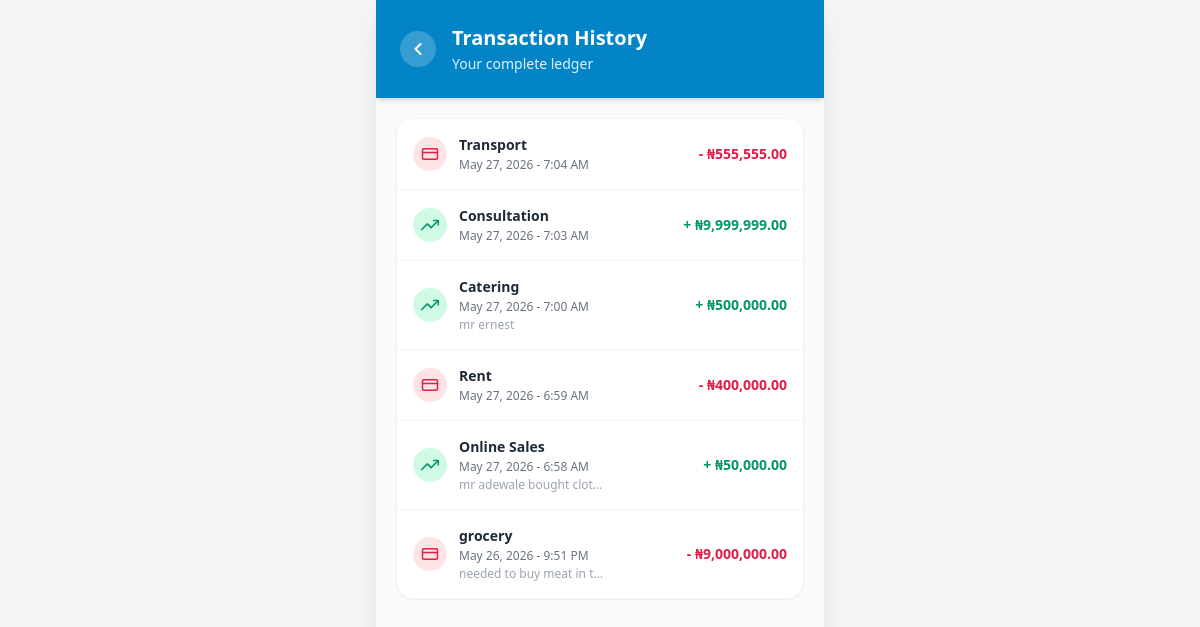
The app's page /ledger/ (signed in), older data.
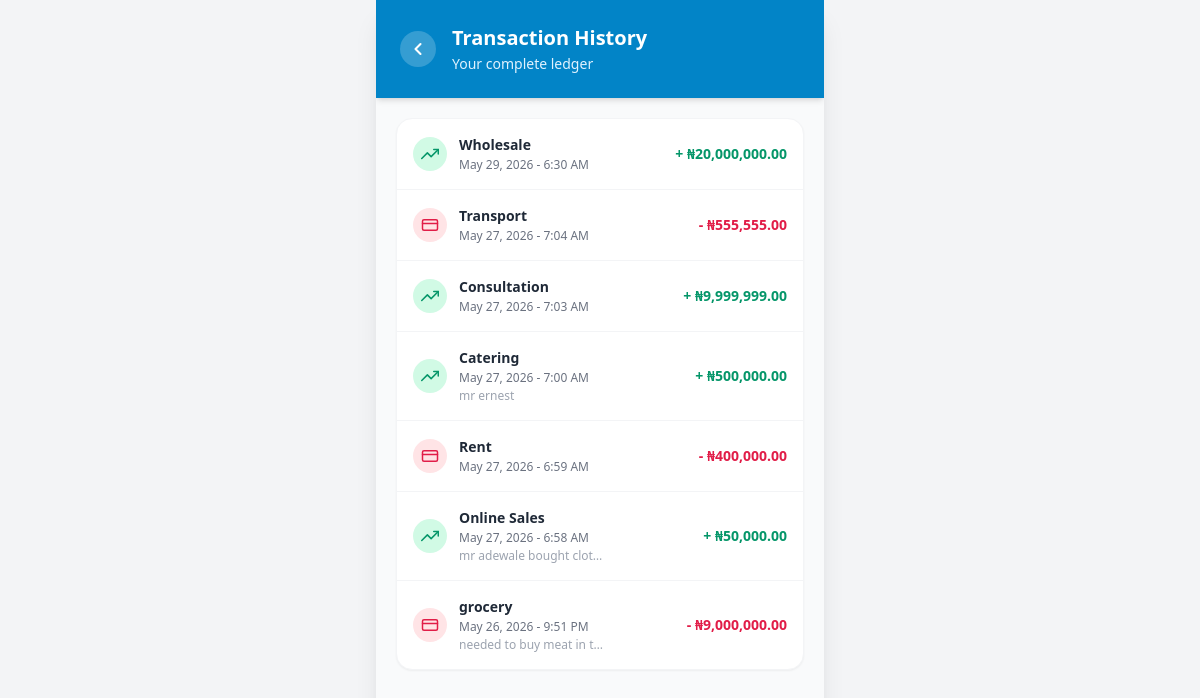
The same page, newer data.
### core_fintech/models.py (models this page shows, shortened)
class LedgerEntry(models.Model):
    class TransactionType(models.TextChoices):
        CREDIT = 'CR', 'Credit'
        DEBIT = 'DR', 'Debit'
    merchant = models.ForeignKey(
        MerchantProfile,
        on_delete=models.CASCADE,
        related_name='ledger_entries'
    )
    transaction_type = models.CharField(
        max_length=2,
        choices=TransactionType.choices
    )
    amount = models.DecimalField(
        max_digits=12,
        decimal_places=2,
        validators=[MinValueValidator(Decimal('0.01'))]
    )
    category = models.CharField(max_length=100)
    description = models.TextField(blank=True)
    transaction_date = models.DateTimeField(
        default=timezone.now, db_index=True)
    class Meta:
        verbose_name = 'Ledger Entry'
        verbose_name_plural = 'Ledger Entries'
        ordering = ['-transaction_date']

### core_fintech/views.py (the view)
# urls.py: path('ledger/', views.ledger_list, name='ledger_list'),
@login_required
def ledger_list(request):
    merchant = request.user.merchant_profile
    all_entries = LedgerEntry.objects.filter(
        merchant=merchant
    ).order_by('-transaction_date')
    context = {
        'merchant': merchant,
        'entries': all_entries,
    }
    return render(request, 'core_fintech/ledger_list.html', context)

### core_fintech/templates/core_fintech/ledger_list.html (shortened to what this page needs)
{% extends "core_fintech/base.html" %}
{% load static %}
{% block content %}
<div class="flex flex-col min-h-screen bg-gray-50">
    <header class="bg-brand text-white p-6 shadow-md z-10">
        <div class="flex items-center gap-4">
            <a href="{% url 'dashboard' %}"
                class="bg-white/20 hover:bg-white/30 p-2 rounded-full transition-colors flex-shrink-0">
                <svg xmlns="http://www.w3.org/2000/svg" width="20" height="20" viewBox="0 0 24 24" fill="none"
                    stroke="currentColor" stroke-width="2.5" stroke-linecap="round" stroke-linejoin="round">
                    <path d="m15 18-6-6 6-6" />
                </svg>
            </a>
            <div>
                <h1 class="text-xl font-bold">Transaction History</h1>
                <p class="text-brand-light text-sm mt-0.5">Your complete ledger</p>
            </div>
        </div>
    </header>
    <div class="flex-1 p-5 overflow-y-auto no-scrollbar pb-10">
        <div class="bg-white border border-gray-100 rounded-2xl overflow-hidden shadow-sm">
            <ul class="divide-y divide-gray-100">
                {% for entry in entries %}
                <li class="p-4 flex items-center justify-between hover:bg-gray-50 transition-colors">
                    <div class="flex items-center gap-3">
                        {% if entry.transaction_type == 'CR' %}
                        <div class="bg-emerald-100 text-emerald-600 p-2 rounded-full">
                            <svg xmlns="http://www.w3.org/2000/svg" width="18" height="18" viewBox="0 0 24 24"
                                fill="none" stroke="currentColor" stroke-width="2" stroke-linecap="round"
                                stroke-linejoin="round">
                                <polyline points="23 6 13.5 15.5 8.5 10.5 1 18" />
                                <polyline points="17 6 23 6 23 12" />
                            </svg>
                        </div>
                        {% else %}
                        <div class="bg-rose-100 text-rose-600 p-2 rounded-full">
                            <svg xmlns="http://www.w3.org/2000/svg" width="18" height="18" viewBox="0 0 24 24"
                                fill="none" stroke="currentColor" stroke-width="2" stroke-linecap="round"
                                stroke-linejoin="round">
                                <rect width="20" height="14" x="2" y="5" rx="2" />
                                <line x1="2" x2="22" y1="10" y2="10" />
                            </svg>
                        </div>
                        {% endif %}
                        <div>
                            <p class="font-bold text-gray-800 text-sm">{{ entry.category }}</p>
                            <p class="text-xs text-gray-500 mt-0.5">{{ entry.transaction_date|date:"M d, Y - g:i A" }}</p>
                            {% if entry.description %}
                            <p class="text-xs text-gray-400 mt-0.5 truncate max-w-[150px]">{{ entry.description }}</p>
                            {% endif %}
                        </div>
                    </div>
                    {% if entry.transaction_type == 'CR' %}
                    <span class="font-bold text-emerald-600 text-sm whitespace-nowrap">+ ₦{{ entry.amount|floatformat:"2g" }}</span>
                    {% else %}
                    <span class="font-bold text-rose-600 text-sm whitespace-nowrap">- ₦{{ entry.amount|floatformat:"2g" }}</span>
                    {% endif %}
                </li>
                {% empty %}
                <li class="p-8 text-center">
                    <p class="text-gray-400 text-sm font-medium">No transactions found.</p>
                </li>
                {% endfor %}
            </ul>
        </div>
    </div>
</div>
{% endblock %}

Row changes from the older to the newer data that the page shows:
added LedgerEntry: transaction_type "CR" (drawn), category "Wholesale", transaction_date "May 29, 2026 - 6:30 AM", amount "20,000,000.00"
